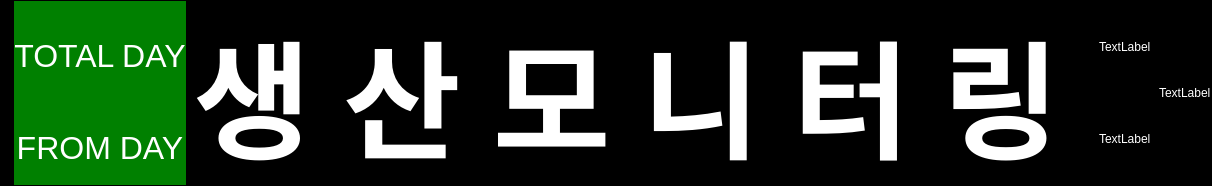
     <widget class="QFrame" name="frame">
      <property name="sizePolicy">
       <sizepolicy hsizetype="Preferred" vsizetype="Preferred">
        <horstretch>0</horstretch>
        <verstretch>3</verstretch>
       </sizepolicy>
      </property>
      <property name="styleSheet">
       <string notr="true">background-color:black;
color:white;</string>
      </property>
      <property name="frameShape">
       <enum>QFrame::NoFrame</enum>
      </property>
      <property name="frameShadow">
       <enum>QFrame::Plain</enum>
      </property>
      <layout class="QHBoxLayout" name="horizontalLayout_13">
       <property name="spacing">
        <number>6</number>
       </property>
       <property name="leftMargin">
        <number>0</number>
       </property>
       <property name="topMargin">
        <number>0</number>
       </property>
       <property name="rightMargin">
        <number>0</number>
       </property>
       <property name="bottomMargin">
        <number>0</number>
       </property>
       <item>
        <widget class="QLabel" name="label_img_NoAccident">
         <property name="sizePolicy">
          <sizepolicy hsizetype="Preferred" vsizetype="Preferred">
           <horstretch>1</horstretch>
           <verstretch>0</verstretch>
          </sizepolicy>
         </property>
         <property name="maximumSize">
          <size>
           <width>16777215</width>
           <height>570</height>
          </size>
         </property>
         <property name="text">
          <string/>
         </property>
         <property name="pixmap">
          <pixmap>../../assets/PyQt6/images/무재해.jpg</pixmap>
         </property>
         <property name="alignment">
          <set>Qt::AlignJustify|Qt::AlignVCenter</set>
         </property>
        </widget>
       </item>
       <item>
        <widget class="QFrame" name="frame_Accident">
         <property name="sizePolicy">
          <sizepolicy hsizetype="Preferred" vsizetype="Preferred">
           <horstretch>1</horstretch>
           <verstretch>0</verstretch>
          </sizepolicy>
         </property>
         <property name="frameShape">
          <enum>QFrame::StyledPanel</enum>
         </property>
         <property name="frameShadow">
          <enum>QFrame::Raised</enum>
         </property>
         <layout class="QVBoxLayout" name="verticalLayout_Accident">
          <property name="spacing">
           <number>0</number>
          </property>
          <property name="leftMargin">
           <number>0</number>
          </property>
          <property name="topMargin">
           <number>0</number>
          </property>
          <property name="rightMargin">
           <number>0</number>
          </property>
          <property name="bottomMargin">
           <number>0</number>
          </property>
          <item>
           <widget class="QLabel" name="label_totalDays">
            <property name="sizePolicy">
             <sizepolicy hsizetype="Preferred" vsizetype="Preferred">
              <horstretch>0</horstretch>
              <verstretch>3</verstretch>
             </sizepolicy>
            </property>
            <property name="styleSheet">
             <string notr="true">background-color:green;
color:white;
font-size:32px;</string>
            </property>
            <property name="text">
             <string>TOTAL DAY</string>
            </property>
            <property name="alignment">
             <set>Qt::AlignCenter</set>
            </property>
           </widget>
          </item>
          <item>
           <widget class="QLabel" name="label_fromDays">
            <property name="sizePolicy">
             <sizepolicy hsizetype="Preferred" vsizetype="Preferred">
              <horstretch>0</horstretch>
              <verstretch>2</verstretch>
             </sizepolicy>
            </property>
            <property name="styleSheet">
             <string notr="true">background-color:green;
color:white;
font-size:32px;</string>
            </property>
            <property name="lineWidth">
             <number>0</number>
            </property>
            <property name="text">
             <string>FROM DAY</string>
            </property>
            <property name="alignment">
             <set>Qt::AlignCenter</set>
            </property>
           </widget>
          </item>
         </layout>
        </widget>
       </item>
       <item>
        <widget class="QLabel" name="label_Title">
         <property name="sizePolicy">
          <sizepolicy hsizetype="Preferred" vsizetype="Preferred">
           <horstretch>5</horstretch>
           <verstretch>0</verstretch>
          </sizepolicy>
         </property>
         <property name="styleSheet">
          <string notr="true">font-weight:900;
font-size: 128px;
letter-spacing:32px;</string>
         </property>
         <property name="text">
          <string>생산모니터링</string>
         </property>
         <property name="alignment">
          <set>Qt::AlignCenter</set>
         </property>
        </widget>
       </item>
       <item>
        <widget class="QFrame" name="frame_Wheather">
         <property name="sizePolicy">
          <sizepolicy hsizetype="Preferred" vsizetype="Preferred">
           <horstretch>1</horstretch>
           <verstretch>0</verstretch>
          </sizepolicy>
         </property>
         <property name="frameShape">
          <enum>QFrame::StyledPanel</enum>
         </property>
         <property name="frameShadow">
          <enum>QFrame::Raised</enum>
         </property>
         <layout class="QVBoxLayout" name="verticalLayout_weather">
          <property name="spacing">
           <number>0</number>
          </property>
          <property name="leftMargin">
           <number>0</number>
          </property>
          <property name="topMargin">
           <number>0</number>
          </property>
          <property name="rightMargin">
           <number>0</number>
          </property>
          <property name="bottomMargin">
           <number>0</number>
          </property>
          <item>
           <widget class="QLabel" name="label">
            <property name="text">
             <string>TextLabel</string>
            </property>
           </widget>
          </item>
          <item>
           <widget class="QLabel" name="label_2">
            <property name="text">
             <string>TextLabel</string>
            </property>
           </widget>
          </item>
         </layout>
        </widget>
       </item>
       <item>
        <widget class="QFrame" name="frame_Clock">
         <property name="sizePolicy">
          <sizepolicy hsizetype="Preferred" vsizetype="Preferred">
           <horstretch>1</horstretch>
           <verstretch>0</verstretch>
          </sizepolicy>
         </property>
         <property name="frameShape">
          <enum>QFrame::StyledPanel</enum>
         </property>
         <property name="frameShadow">
          <enum>QFrame::Raised</enum>
         </property>
         <layout class="QVBoxLayout" name="verticalLayout_Clock">
          <property name="spacing">
           <number>0</number>
          </property>
          <property name="leftMargin">
           <number>0</number>
          </property>
          <property name="topMargin">
           <number>0</number>
          </property>
          <property name="rightMargin">
           <number>0</number>
          </property>
          <property name="bottomMargin">
           <number>0</number>
          </property>
          <item>
           <widget class="QLabel" name="label_clock">
            <property name="text">
             <string>TextLabel</string>
            </property>
           </widget>
          </item>
         </layout>
        </widget>
       </item>
      </layout>
     </widget>
